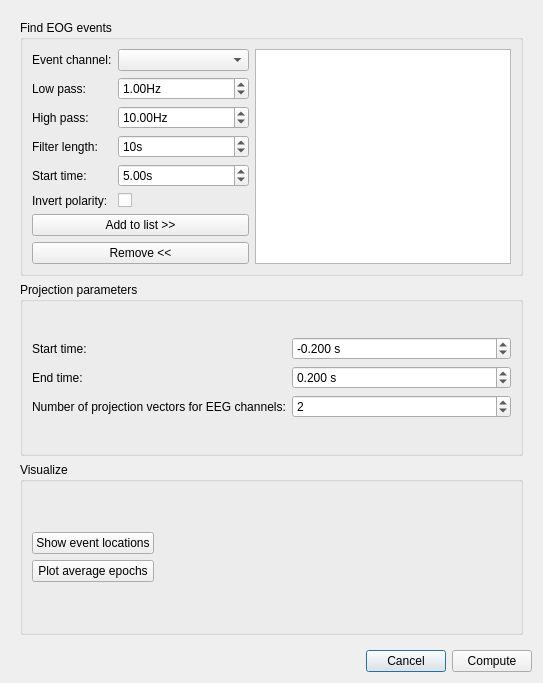
<?xml version="1.0" encoding="UTF-8"?>
<ui version="4.0">
 <class>Dialog</class>
 <widget class="QDialog" name="Dialog">
  <property name="geometry">
   <rect>
    <x>0</x>
    <y>0</y>
    <width>543</width>
    <height>683</height>
   </rect>
  </property>
  <property name="windowTitle">
   <string>Compute ocular projections</string>
  </property>
  <layout class="QGridLayout" name="gridLayout">
   <item row="1" column="0">
    <layout class="QHBoxLayout" name="horizontalLayout_19">
     <item>
      <spacer name="horizontalSpacer">
       <property name="orientation">
        <enum>Qt::Horizontal</enum>
       </property>
       <property name="sizeHint" stdset="0">
        <size>
         <width>40</width>
         <height>20</height>
        </size>
       </property>
      </spacer>
     </item>
     <item>
      <widget class="QPushButton" name="pushButtonCancel">
       <property name="text">
        <string>Cancel</string>
       </property>
      </widget>
     </item>
     <item>
      <widget class="QPushButton" name="pushButtonCompute">
       <property name="sizePolicy">
        <sizepolicy hsizetype="Minimum" vsizetype="Fixed">
         <horstretch>0</horstretch>
         <verstretch>0</verstretch>
        </sizepolicy>
       </property>
       <property name="text">
        <string>Compute</string>
       </property>
      </widget>
     </item>
    </layout>
   </item>
   <item row="0" column="0">
    <widget class="QScrollArea" name="scrollArea">
     <property name="frameShape">
      <enum>QFrame::NoFrame</enum>
     </property>
     <property name="widgetResizable">
      <bool>true</bool>
     </property>
     <widget class="QWidget" name="scrollAreaWidgetContents">
      <property name="geometry">
       <rect>
        <x>0</x>
        <y>0</y>
        <width>525</width>
        <height>626</height>
       </rect>
      </property>
      <layout class="QGridLayout" name="gridLayout_5">
       <item row="0" column="0">
        <widget class="QGroupBox" name="groupBoxEvents">
         <property name="title">
          <string>Find EOG events</string>
         </property>
         <layout class="QGridLayout" name="gridLayout_3">
          <item row="0" column="0">
           <layout class="QVBoxLayout" name="verticalLayout_3">
            <item>
             <layout class="QFormLayout" name="formLayout">
              <property name="fieldGrowthPolicy">
               <enum>QFormLayout::AllNonFixedFieldsGrow</enum>
              </property>
              <item row="1" column="0">
               <widget class="QLabel" name="labelChannel">
                <property name="toolTip">
                 <string>Select specified channel for finding EOG artefacts. Preferably a channel with clear blinks.</string>
                </property>
                <property name="text">
                 <string>Event channel:</string>
                </property>
               </widget>
              </item>
              <item row="1" column="1">
               <widget class="QComboBox" name="comboBoxChannelSelect">
                <property name="focusPolicy">
                 <enum>Qt::StrongFocus</enum>
                </property>
                <property name="toolTip">
                 <string>Select specified channel for finding EOG artefacts. Preferably a channel with clear blinks.</string>
                </property>
               </widget>
              </item>
              <item row="2" column="0">
               <widget class="QLabel" name="labelLowPass">
                <property name="toolTip">
                 <string>Low pass filter frequency.</string>
                </property>
                <property name="text">
                 <string>Low pass:</string>
                </property>
               </widget>
              </item>
              <item row="2" column="1">
               <widget class="QDoubleSpinBox" name="doubleSpinBoxLowPass">
                <property name="focusPolicy">
                 <enum>Qt::StrongFocus</enum>
                </property>
                <property name="toolTip">
                 <string>Low pass filter frequency.</string>
                </property>
                <property name="suffix">
                 <string>Hz</string>
                </property>
                <property name="value">
                 <double>1.000000000000000</double>
                </property>
               </widget>
              </item>
              <item row="3" column="0">
               <widget class="QLabel" name="labelHighPass">
                <property name="toolTip">
                 <string>High pass filter frequency.</string>
                </property>
                <property name="text">
                 <string>High pass:</string>
                </property>
               </widget>
              </item>
              <item row="3" column="1">
               <widget class="QDoubleSpinBox" name="doubleSpinBoxHighPass">
                <property name="focusPolicy">
                 <enum>Qt::StrongFocus</enum>
                </property>
                <property name="toolTip">
                 <string>High pass filter frequency.</string>
                </property>
                <property name="suffix">
                 <string>Hz</string>
                </property>
                <property name="singleStep">
                 <double>1.000000000000000</double>
                </property>
                <property name="value">
                 <double>10.000000000000000</double>
                </property>
               </widget>
              </item>
              <item row="4" column="0">
               <widget class="QLabel" name="labelFilterLength">
                <property name="toolTip">
                 <string>Sets the number of taps used for filtering.</string>
                </property>
                <property name="text">
                 <string>Filter length:</string>
                </property>
               </widget>
              </item>
              <item row="4" column="1">
               <widget class="QSpinBox" name="spinBoxFilterLength">
                <property name="focusPolicy">
                 <enum>Qt::StrongFocus</enum>
                </property>
                <property name="toolTip">
                 <string>Sets the number of taps used for filtering.</string>
                </property>
                <property name="suffix">
                 <string>s</string>
                </property>
                <property name="value">
                 <number>10</number>
                </property>
               </widget>
              </item>
              <item row="5" column="0">
               <widget class="QLabel" name="labelStart">
                <property name="toolTip">
                 <string>Set starting time for blink detection.</string>
                </property>
                <property name="text">
                 <string>Start time:</string>
                </property>
               </widget>
              </item>
              <item row="5" column="1">
               <widget class="QDoubleSpinBox" name="doubleSpinBoxStart">
                <property name="focusPolicy">
                 <enum>Qt::StrongFocus</enum>
                </property>
                <property name="toolTip">
                 <string>Set starting time for blink detection.</string>
                </property>
                <property name="suffix">
                 <string>s</string>
                </property>
                <property name="value">
                 <double>5.000000000000000</double>
                </property>
               </widget>
              </item>
              <item row="6" column="0">
               <widget class="QLabel" name="labelInvertPolarity">
                <property name="text">
                 <string>Invert polarity:</string>
                </property>
               </widget>
              </item>
              <item row="6" column="1">
               <widget class="QCheckBox" name="checkBoxInvertPolarity">
                <property name="text">
                 <string/>
                </property>
               </widget>
              </item>
             </layout>
            </item>
           </layout>
          </item>
          <item row="0" column="1" rowspan="2">
           <widget class="QTableWidget" name="tableWidgetEvents">
            <property name="sizePolicy">
             <sizepolicy hsizetype="MinimumExpanding" vsizetype="Expanding">
              <horstretch>0</horstretch>
              <verstretch>0</verstretch>
             </sizepolicy>
            </property>
            <property name="toolTip">
             <string>Found events.</string>
            </property>
            <property name="editTriggers">
             <set>QAbstractItemView::NoEditTriggers</set>
            </property>
            <property name="selectionMode">
             <enum>QAbstractItemView::SingleSelection</enum>
            </property>
           </widget>
          </item>
          <item row="1" column="0">
           <layout class="QVBoxLayout" name="verticalLayout">
            <item>
             <widget class="QPushButton" name="pushButtonAdd">
              <property name="sizePolicy">
               <sizepolicy hsizetype="MinimumExpanding" vsizetype="Fixed">
                <horstretch>0</horstretch>
                <verstretch>0</verstretch>
               </sizepolicy>
              </property>
              <property name="toolTip">
               <string>Start blink detection. The previous event list will be deleted!</string>
              </property>
              <property name="text">
               <string>Add to list &gt;&gt;</string>
              </property>
             </widget>
            </item>
            <item>
             <widget class="QPushButton" name="pushButtonRemove">
              <property name="text">
               <string>Remove &lt;&lt;</string>
              </property>
             </widget>
            </item>
           </layout>
          </item>
         </layout>
        </widget>
       </item>
       <item row="2" column="0">
        <widget class="QGroupBox" name="groupBoxVisualize">
         <property name="title">
          <string>Visualize</string>
         </property>
         <layout class="QGridLayout" name="gridLayout_7">
          <item row="0" column="0">
           <layout class="QGridLayout" name="gridLayout_6">
            <item row="0" column="0">
             <widget class="QPushButton" name="pushButtonShowEvents">
              <property name="sizePolicy">
               <sizepolicy hsizetype="Minimum" vsizetype="Fixed">
                <horstretch>0</horstretch>
                <verstretch>0</verstretch>
               </sizepolicy>
              </property>
              <property name="text">
               <string>Show event locations</string>
              </property>
             </widget>
            </item>
            <item row="1" column="0">
             <widget class="QPushButton" name="pushButtonPlotEpochs">
              <property name="sizePolicy">
               <sizepolicy hsizetype="Minimum" vsizetype="Fixed">
                <horstretch>0</horstretch>
                <verstretch>0</verstretch>
               </sizepolicy>
              </property>
              <property name="text">
               <string>Plot average epochs</string>
              </property>
             </widget>
            </item>
            <item row="0" column="1">
             <spacer name="horizontalSpacer_2">
              <property name="orientation">
               <enum>Qt::Horizontal</enum>
              </property>
              <property name="sizeHint" stdset="0">
               <size>
                <width>40</width>
                <height>20</height>
               </size>
              </property>
             </spacer>
            </item>
            <item row="1" column="1">
             <spacer name="horizontalSpacer_3">
              <property name="orientation">
               <enum>Qt::Horizontal</enum>
              </property>
              <property name="sizeHint" stdset="0">
               <size>
                <width>40</width>
                <height>20</height>
               </size>
              </property>
             </spacer>
            </item>
           </layout>
          </item>
         </layout>
        </widget>
       </item>
       <item row="1" column="0">
        <widget class="QGroupBox" name="groupBoxProjection">
         <property name="title">
          <string>Projection parameters</string>
         </property>
         <layout class="QGridLayout" name="gridLayout_4">
          <item row="0" column="0">
           <layout class="QGridLayout" name="gridLayout_2">
            <item row="0" column="0">
             <widget class="QLabel" name="labelTmin">
              <property name="text">
               <string>Start time:</string>
              </property>
             </widget>
            </item>
            <item row="2" column="1">
             <widget class="QSpinBox" name="spinBoxVectors">
              <property name="focusPolicy">
               <enum>Qt::StrongFocus</enum>
              </property>
              <property name="toolTip">
               <string>Number of projections calculated for events. Try increasing this if the artefact is not completely removed.</string>
              </property>
              <property name="minimum">
               <number>1</number>
              </property>
              <property name="value">
               <number>2</number>
              </property>
             </widget>
            </item>
            <item row="1" column="0">
             <widget class="QLabel" name="labelTmax">
              <property name="text">
               <string>End time:</string>
              </property>
             </widget>
            </item>
            <item row="1" column="1">
             <widget class="QDoubleSpinBox" name="doubleSpinBoxTmax">
              <property name="suffix">
               <string> s</string>
              </property>
              <property name="decimals">
               <number>3</number>
              </property>
              <property name="maximum">
               <double>9.900000000000000</double>
              </property>
              <property name="singleStep">
               <double>0.100000000000000</double>
              </property>
              <property name="value">
               <double>0.200000000000000</double>
              </property>
             </widget>
            </item>
            <item row="0" column="1">
             <widget class="QDoubleSpinBox" name="doubleSpinBoxTmin">
              <property name="suffix">
               <string> s</string>
              </property>
              <property name="decimals">
               <number>3</number>
              </property>
              <property name="minimum">
               <double>-10.000000000000000</double>
              </property>
              <property name="singleStep">
               <double>0.100000000000000</double>
              </property>
              <property name="value">
               <double>-0.200000000000000</double>
              </property>
             </widget>
            </item>
            <item row="2" column="0">
             <widget class="QLabel" name="labelVectors">
              <property name="toolTip">
               <string>Number of projections calculated for events. Try increasing this if the artefact is not completely removed.</string>
              </property>
              <property name="text">
               <string>Number of projection vectors for EEG channels:</string>
              </property>
              <property name="scaledContents">
               <bool>false</bool>
              </property>
             </widget>
            </item>
           </layout>
          </item>
         </layout>
        </widget>
       </item>
      </layout>
     </widget>
    </widget>
   </item>
  </layout>
 </widget>
 <resources/>
 <connections>
  <connection>
   <sender>pushButtonCancel</sender>
   <signal>clicked()</signal>
   <receiver>Dialog</receiver>
   <slot>reject()</slot>
   <hints>
    <hint type="sourcelabel">
     <x>399</x>
     <y>927</y>
    </hint>
    <hint type="destinationlabel">
     <x>36</x>
     <y>241</y>
    </hint>
   </hints>
  </connection>
  <connection>
   <sender>pushButtonCompute</sender>
   <signal>clicked()</signal>
   <receiver>Dialog</receiver>
   <slot>accept()</slot>
   <hints>
    <hint type="sourcelabel">
     <x>615</x>
     <y>927</y>
    </hint>
    <hint type="destinationlabel">
     <x>386</x>
     <y>233</y>
    </hint>
   </hints>
  </connection>
 </connections>
 <slots>
  <slot>acceptBatch()</slot>
 </slots>
</ui>
